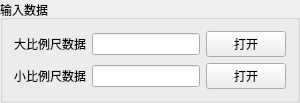
       <widget class="QGroupBox" name="groupBox_2">
        <property name="title">
         <string>输入数据</string>
        </property>
        <layout class="QGridLayout" name="gridLayout_55">
         <item row="0" column="0">
          <layout class="QHBoxLayout" name="horizontalLayout_6">
           <item>
            <widget class="QLabel" name="label_BigScale">
             <property name="maximumSize">
              <size>
               <width>100</width>
               <height>16777215</height>
              </size>
             </property>
             <property name="text">
              <string>大比例尺数据</string>
             </property>
            </widget>
           </item>
           <item>
            <widget class="QLineEdit" name="lineEdit_InputBigScaleDataPath">
             <property name="minimumSize">
              <size>
               <width>0</width>
               <height>0</height>
              </size>
             </property>
             <property name="toolTip">
              <string>请选择大比例尺数据存储目录</string>
             </property>
             <property name="dragEnabled">
              <bool>true</bool>
             </property>
            </widget>
           </item>
           <item>
            <widget class="QPushButton" name="pushButton_OpenBigScaleData">
             <property name="maximumSize">
              <size>
               <width>93</width>
               <height>28</height>
              </size>
             </property>
             <property name="text">
              <string>打开</string>
             </property>
            </widget>
           </item>
          </layout>
         </item>
         <item row="1" column="0">
          <layout class="QHBoxLayout" name="horizontalLayout_7">
           <item>
            <widget class="QLabel" name="label_BigScale_2">
             <property name="maximumSize">
              <size>
               <width>100</width>
               <height>16777215</height>
              </size>
             </property>
             <property name="text">
              <string>小比例尺数据</string>
             </property>
            </widget>
           </item>
           <item>
            <widget class="QLineEdit" name="lineEdit_InputSmallScaleDataPath">
             <property name="minimumSize">
              <size>
               <width>0</width>
               <height>0</height>
              </size>
             </property>
             <property name="toolTip">
              <string>请选择小比例尺数据存储目录</string>
             </property>
             <property name="dragEnabled">
              <bool>true</bool>
             </property>
            </widget>
           </item>
           <item>
            <widget class="QPushButton" name="pushButton_OpenSmallScaleData">
             <property name="maximumSize">
              <size>
               <width>93</width>
               <height>28</height>
              </size>
             </property>
             <property name="text">
              <string>打开</string>
             </property>
            </widget>
           </item>
          </layout>
         </item>
        </layout>
       </widget>
